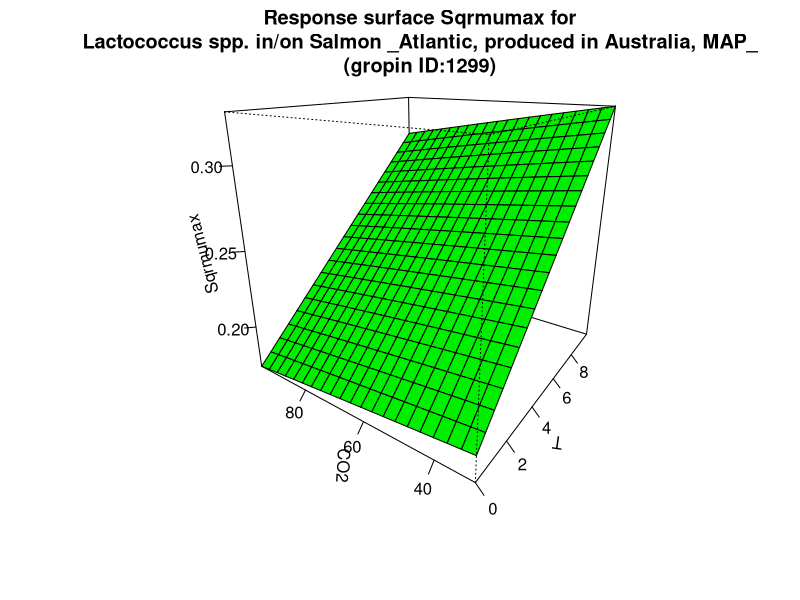

This figure's R source:
#############################
# start of Parameter script
#############################
T <- seq(0,9.99000999000999,length.out=21)
CO2 <- seq(30.03,97.9020979020979,length.out=21)
#############################
# end of Parameter script
#############################
############################# 
# start of Model script Gropin ID 1299 
#############################
 
# constant coefficients for this model
 
variables <- data.frame(T,CO2)
argumentsPar <- expand.grid(variables)
 
# heart of the model
response_surface <- function(T,CO2) {
   mumax <-6.88*(10^-4)*(T+13.25)*sqrt(452-CO2)

return(mumax=mumax)
} 

# output parameters
responseSurface <- cbind(argumentsPar,response_surface(argumentsPar['T'],argumentsPar['CO2']))
colnames(responseSurface) <- c(colnames(argumentsPar),'Sqrmumax')
#############################
# End of Model script
#############################
############################# 
# start of Visualisation script Gropin ID 1299 
#############################
persp(T,CO2,matrix(unlist(responseSurface$'Sqrmumax'),nrow=21),col = 'green',xlab='T',ylab='CO2',zlab='Sqrmumax',main='Response surface Sqrmumax for
Lactococcus spp. in/on Salmon _Atlantic, produced in Australia, MAP_
(gropin ID:1299)',theta=305,phi=20,shade=0.25,ticktype = 'detailed')
#############################
# End of Visualisation script
#############################
